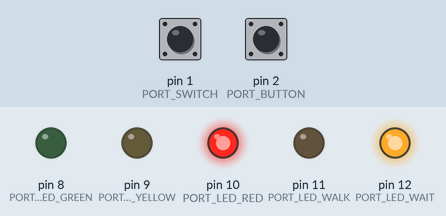
Recording of a sketch running on a simulated Arduino Uno, built with avr-gcc and run on an emulated ATmega328P. Shown: output pins drawn as LEDs (lit = HIGH). The test bench sets the inputs (shaded band); at power-on: pin 1 (PORT_SWITCH) LOW, pin 2 (PORT_BUTTON) LOW.

Above: at 0.1 s.
At 1.7 s:
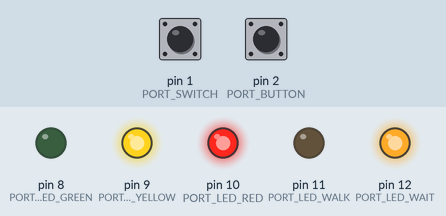
At 2.8 s:
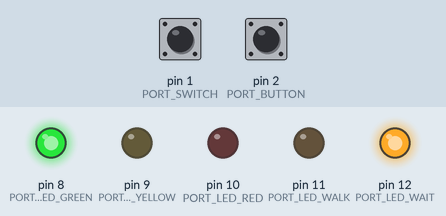
Timing chart, 0 to 4.3 s (numbered marks = the images above):
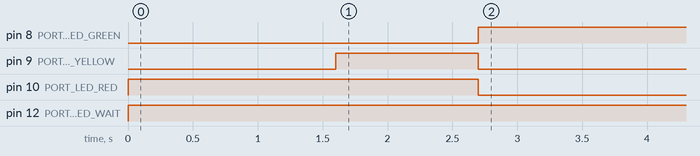

Measured:
- by itself, pin 8 (PORT_LED_GREEN): LOW → HIGH at 2.7 s
- by itself, pin 9 (PORT_LED_YELLOW): LOW → HIGH at 1.6 s, → LOW 1.1 s later
- by itself, pin 10 (PORT_LED_RED): LOW → HIGH at 0.00 s, → LOW 2.7 s later
- by itself, pin 12 (PORT_LED_WAIT): LOW → HIGH at 0.00 s

The sketch:

TrafficLight.ino
```cpp
/******************************************************************************
 * Sketch for Simulation a Trffic Light                                       *
 * TrafficLight.ino                                                           *
 *                                                                            *
 * Module: "Embedded Systems II" - Uebung 3-05                                *
 *                                                                            *
 * Hochschule Mittweida, INW                                                  *
 * Prof. J. Thomanek                                                          *
 *                                                                            *
 ******************************************************************************/

// Include class definition of Traffic Control
#include "CTrafficControl.h"

// ----------------------------------------------------------------------------
//   C O N S T A N T S    D E F I N I T I O N S
// ----------------------------------------------------------------------------

//  Port definitions
// ----------------------------------------------------------------------------
// traffic light
#define PORT_LED_RED        10
#define PORT_LED_YELLOW      9
#define PORT_LED_GREEN       8

// pedestrian light
#define PORT_LED_WAIT       12
#define PORT_LED_WALK       11

// button for pedestrian
#define PORT_BUTTON          2

// operator switch
#define PORT_SWITCH          1

// ----------------------------------------------------------------------------
//   V A R I A B L E S    D E F I N I T I O N S
// ----------------------------------------------------------------------------

// TrafficControl object
CTrafficControl oTrCntl;

// ----------------------------------------------------------------------------
//   F U N C T I O N S    D E F I N I T I O N S
// ----------------------------------------------------------------------------

//  Interrupt Service Routine for Button
// ----------------------------------------------------------------------------
void MyISR() {
  // Inform CTrafficControl object that button was pressed
  oTrCntl.SetRequest();
}

// ----------------------------------------------------------------------------
//   A R D U I N O  F U N C T I O N S    D E F I N I T I O N S
// ----------------------------------------------------------------------------

//   Initialization function
// ----------------------------------------------------------------------------
void setup() {
  // Set Port modes
  pinMode(PORT_LED_RED,    OUTPUT);
  pinMode(PORT_LED_YELLOW, OUTPUT);
  pinMode(PORT_LED_GREEN,  OUTPUT);
  pinMode(PORT_LED_WAIT,   OUTPUT);
  pinMode(PORT_LED_WALK,   OUTPUT);

  pinMode(PORT_BUTTON, INPUT);
  pinMode(PORT_SWITCH, INPUT);

  // Enable Interrupt for the Button port
  attachInterrupt(digitalPinToInterrupt(PORT_BUTTON), MyISR, RISING);

  // Initialize the Traffic control object
  oTrCntl = CTrafficControl(PORT_LED_RED, PORT_LED_YELLOW, PORT_LED_GREEN,
                            PORT_LED_WAIT, PORT_LED_WALK);
}

//   Cyclic function
// ----------------------------------------------------------------------------
void loop() {
 // First check the operation mode
  // ------------------------------
  if (digitalRead(PORT_SWITCH) == HIGH) {
    // Inform Traffic Control object about Out-Of-Order Mode
    oTrCntl.SetOpMode(0);
  }
  else {
    // Inform Traffic Control object about Normal Mode
    oTrCntl.SetOpMode(1);
  }

  // Process State Machine
  oTrCntl.Process();

  // Wait 100 ms
  delay(100);
}
```

CPedesLight.cpp
```cpp
/******************************************************************************
 * Definition of the CPedesLight class to abstract the pedestrian light       *
 * CPedesLight.cpp                                                            *
 *                                                                            *
 * Module: "Embedded Systems II" - Uebung 3-05                                *
 *                                                                            *
 * Hochschule Mittweida, INW                                                  *
 * Prof. J. Thomanek                                                          *
 *                                                                            *
 ******************************************************************************/
#include "CPedesLight.h"
#include "Arduino.h"

// ----------------------------------------------------------------------------
//  D e f i n i t i o n   M e t h o d s
// ----------------------------------------------------------------------------

// Set state of pedestrian light
void CPedesLight::SetState(StateType_t state) {
 // Stop lamp
  if (state & LIGHTSTATE_STOP_MSK) {
    digitalWrite(m_u8Port_Stop, HIGH);
  }
  else {
    digitalWrite(m_u8Port_Stop, LOW);
  }

  // Walk lamp
  if (state & LIGHTSTATE_GO_MSK) {
    digitalWrite(m_u8Port_Go, HIGH);
  }
  else {
    digitalWrite(m_u8Port_Go, LOW);
  }
}
```

CPedesLight.h
```cpp
/******************************************************************************
 * Declaration of the CPedesLight class to abstract the pedestrian light      *
 * CPedesLight.h                                                              *
 *                                                                            *
 * Module: "Embedded Systems II" - Uebung 3-05                                *
 *                                                                            *
 * Hochschule Mittweida, INW                                                  *
 * Prof. J. Thomanek                                                          *
 *                                                                            *
 ******************************************************************************/
// please include this file only once
#pragma once

// ----------------------------------------------------------------------------
//  D E F I N E S
// ----------------------------------------------------------------------------
// Bit masks for the pedestrian light
#define LIGHTSTATE_STOP_MSK   0x01 // Bit 0: Stop - do not walk
#define LIGHTSTATE_GO_MSK     0x02 // Bit 1: Go - can walk

// ----------------------------------------------------------------------------
//  C L A S S     D E C L R A T I O N
// ----------------------------------------------------------------------------
class CPedesLight {

public:

  // --------------------------------------------------------------
  //  T Y P E  D E F I N I T I O N S
  // --------------------------------------------------------------
  // To specify the different state of the traffic light
  typedef enum {
    PL_STATE_OFF  = 0x00,
    PL_STATE_WAIT = LIGHTSTATE_STOP_MSK,
    PL_STATE_WALK = LIGHTSTATE_GO_MSK
  }StateType_t;

  // --------------------------------------------------------------
  //  C o n s t r u c t o r s   D e c l a r a t i o n
  // --------------------------------------------------------------
  CPedesLight() : m_u8Port_Stop(12),
                  m_u8Port_Go(11) {}

  CPedesLight(unsigned char ptStop,
              unsigned char ptGo) : m_u8Port_Stop(ptStop),
                                    m_u8Port_Go(ptGo) {}


  // --------------------------------------------------------------
  //  P u b l i c   M e t h o d s   De c l a r a t i o n
  // --------------------------------------------------------------
  // Set the traffic light state
  void SetState(StateType_t state);

private:

  unsigned char m_u8Port_Stop; // Pin number where the red LED is connected
  unsigned char m_u8Port_Go;   // Pin number where the green LED is connected
};
```

CTrafficControl.cpp
```cpp
/******************************************************************************
 * Definition of the TrafficControl class to define the state machine         *
 * CTrafficControl.cpp                                                        *
 *                                                                            *
 * Module: "Embedded Systems II" - Uebung 3-05                                *
 *                                                                            *
 * Hochschule Mittweida, INW                                                  *
 * Prof. J. Thomanek                                                          *
 *                                                                            *
 ******************************************************************************/
#include "CTrafficControl.h"
#include "arduino.h"


// ----------------------------------------------------------------------------
//  L o c a l   D e f i n e s (C o n s t a n t s)
// ----------------------------------------------------------------------------

//  State machine states
// ----------------------------------------------------------------------------
// masks
#define STATE_LEVEL1_MSK 0x0F   // level 1: On/Off-Modus
#define STATE_LEVEL2_MSK 0xFF   // level 2: different lights

// level 1
#define STATE_OP_OFF 0x00       // No-operation (yellow flashing)
#define STATE_OP_ON  0x01       // Normal operation

// level 2
#define STATE_YELLOW_OFF  (STATE_OP_OFF | 0x10)  // Yellow-Flashing Off
#define STATE_YELLOW_ON   (STATE_OP_OFF | 0x20)  // Yellow-Flashing On

#define STATE_TRAFFIC_STOP_A  (STATE_OP_ON | 0x10)
#define STATE_TRAFFIC_STOP_B  (STATE_OP_ON | 0x20)
#define STATE_READY_TO_DRIVE  (STATE_OP_ON | 0x30)
#define STATE_TRAFFIC_GO_MIN  (STATE_OP_ON | 0x40)
#define STATE_TRAFFIC_GO_MAX  (STATE_OP_ON | 0x50)
#define STATE_READY_TO_STOP   (STATE_OP_ON | 0x60)
#define STATE_PEDESTRIAN_WALK (STATE_OP_ON | 0x70)


//  Times in 100 ms
// ----------------------------------------------------------------------------
#define TIME_OP_OFF_YELLOW       5  // 0.5s - time of flashing yellow
                                    // (out of order)

#define TIME_OP_ON_RDY_TO_DRV   10  //   1s - time of red/yellow
#define TIME_OP_ON_RDY_TO_STP   10  //   1s - time of yellow
#define TIME_OP_ON_GO_MIN      100  //  10s - minimum time of green

#define TIME_OP_ON_PEDEST_SAFE  15  // 1.5s - safety time between red and walk
#define TIME_OP_ON_PEDEST_WALK  50  //  5s   - time of pedestrian walking


// ----------------------------------------------------------------------------
//  D e f i n i t i o n   C o n s t r u c t o r s
// ----------------------------------------------------------------------------
CTrafficControl::CTrafficControl() : m_u8State(STATE_YELLOW_OFF),
                                     m_u8Timer(TIME_OP_OFF_YELLOW),
                                     m_u8Operation(0),
                                     m_bSigRequest(false) { }

CTrafficControl::CTrafficControl(unsigned char ptRed,
                                 unsigned char ptYellow,
                                 unsigned char ptGreen,
                                 unsigned char ptStop,
                                 unsigned char ptGo) : m_u8State(STATE_YELLOW_OFF),
                                                       m_u8Timer(TIME_OP_OFF_YELLOW),
                                                       m_u8Operation(0),
                                                       m_bSigRequest(false)
{
   m_oPdLght = CPedesLight(ptStop, ptGo);
   m_oTrLght = CTrafficLight(ptRed, ptYellow, ptGreen);
}


// ----------------------------------------------------------------------------
//  D e f i n i t i o n   M e t h o d s
// ----------------------------------------------------------------------------

void CTrafficControl::Process() {

  // Check level 1
  // -------------
  // if Operation Mode is ON
  if ((m_u8State & STATE_LEVEL1_MSK) == STATE_OP_ON) {

    // Check level 2
    switch (m_u8State & STATE_LEVEL2_MSK) {
      //
      case STATE_TRAFFIC_STOP_A:

        if ((m_u8Timer == 0) && (m_u8Operation == 0)) {
          m_u8State = STATE_OP_OFF;
        }

        else if (m_u8Timer == 0) {
          m_oPdLght.SetState(CPedesLight::PL_STATE_WALK);
          m_u8Timer = TIME_OP_ON_PEDEST_WALK;
          m_u8State = STATE_PEDESTRIAN_WALK;
        }
        else {
          m_u8Timer--;
        }
      break;

      case STATE_TRAFFIC_STOP_B:
        if (m_u8Timer == 0) {
          m_oTrLght.SetState(CTrafficLight::TL_STATE_RED_YELLOW);
          m_u8Timer = TIME_OP_ON_RDY_TO_DRV;
          m_u8State = STATE_READY_TO_DRIVE;
        }
        else {
          m_u8Timer--;
        }
      break;

      case STATE_READY_TO_DRIVE:
        if (m_u8Timer == 0) {
          m_oTrLght.SetState(CTrafficLight::TL_STATE_GREEN);
          m_u8Timer = TIME_OP_ON_GO_MIN;
          m_u8State = STATE_TRAFFIC_GO_MIN;
        }
        else {
          m_u8Timer--;
        }
      break;

      case STATE_TRAFFIC_GO_MIN:
        if (m_u8Timer == 0) {
          m_u8State = STATE_TRAFFIC_GO_MAX;
        }
        else {
          m_u8Timer--;
        }
      break;

      case STATE_TRAFFIC_GO_MAX:
        if ((m_bSigRequest == true) || (m_u8Operation == 0)) {
          m_oTrLght.SetState(CTrafficLight::TL_STATE_YELLOW);
          m_u8Timer = TIME_OP_ON_RDY_TO_STP;
          m_u8State = STATE_READY_TO_STOP;
        }
       break;

      case STATE_READY_TO_STOP:
        if (m_u8Timer == 0) {
          m_oTrLght.SetState(CTrafficLight::TL_STATE_RED);
          m_u8Timer = TIME_OP_ON_PEDEST_SAFE;
          m_u8State = STATE_TRAFFIC_STOP_A;
        }
        else {
          m_u8Timer--;
        }
      break;

      case STATE_PEDESTRIAN_WALK:
        if (m_u8Timer == 0) {
          m_oPdLght.SetState(CPedesLight::PL_STATE_WAIT);
          m_bSigRequest = false;
          m_u8Timer = TIME_OP_ON_PEDEST_SAFE;
          m_u8State = STATE_TRAFFIC_STOP_B;
        }
        else {
          m_u8Timer--;
        }
      break;

      default:
      break;
    }
  }

  // if Operation Mode is Out-of-order
  else {
    // System is switched on
    if (m_u8Operation == 1) {
      m_u8State = STATE_OP_ON;
    }

    // check level 2
    else if ((m_u8State & STATE_LEVEL2_MSK) == STATE_YELLOW_ON) {
      if (m_u8Timer == 0) {
        m_oTrLght.SetState(CTrafficLight::TL_STATE_OFF);
        m_u8Timer = TIME_OP_OFF_YELLOW;
        m_u8State = STATE_YELLOW_OFF;
      }
      else {
        m_u8Timer--;
      }
    }
    else {
      if (m_u8Timer == 0) {
        m_oTrLght.SetState(CTrafficLight::TL_STATE_YELLOW);
        m_u8Timer = TIME_OP_OFF_YELLOW;
        m_u8State = STATE_YELLOW_ON;
      }
      else {
        m_u8Timer--;
      }
    }
  }

  // Initial transition - Set internal state
  // Normal operation:
  if (m_u8State == STATE_OP_ON) {
    m_oTrLght.SetState(CTrafficLight::TL_STATE_RED);
    m_oPdLght.SetState(CPedesLight::PL_STATE_WAIT);
    m_u8Timer = TIME_OP_ON_PEDEST_SAFE;
    m_u8State = STATE_TRAFFIC_STOP_B;
  }
  // No operation
  else if (m_u8State == STATE_OP_OFF) {
    m_oTrLght.SetState(CTrafficLight::TL_STATE_OFF);
    m_oPdLght.SetState(CPedesLight::PL_STATE_OFF);
    m_u8Timer = TIME_OP_OFF_YELLOW;
    m_u8State = STATE_YELLOW_OFF;
  }

}
```

CTrafficControl.h
```cpp
/******************************************************************************
 * Declaration of the TrafficControl class to define the state machine        *
 * CTrafficControl.h                                                          *
 *                                                                            *
 * Module: "Embedded Systems II" - Uebung 3-05                                *
 *                                                                            *
 * Hochschule Mittweida, INW                                                  *
 * Prof. J. Thomanek                                                          *
 *                                                                            *
 ******************************************************************************/
// please include this file only once
#pragma once

#include "CTrafficLight.h"
#include "CPedesLight.h"

// ----------------------------------------------------------------------------
//  C L A S S     D E C L R A T I O N
// ----------------------------------------------------------------------------
class CTrafficControl {

public:

  // --------------------------------------------------------------
  //  C o n s t r u c t o r s   D e c l a r a t i o n
  // --------------------------------------------------------------
  CTrafficControl();

  CTrafficControl(unsigned char ptRed,
                  unsigned char ptYellow,
                  unsigned char ptGreen,
                  unsigned char ptStop,
                  unsigned char ptGo);


  // --------------------------------------------------------------
  //  P u b l i c   M e t h o d s   De c l a r a t i o n
  // --------------------------------------------------------------
  // To process the state machine - must be called cyclically
  // by the application
  void Process();

  // Set functions
  void SetRequest()                {m_bSigRequest = true;}
  void SetOpMode(unsigned char op) {m_u8Operation = op;}

private:

  // --------------------------------------------------------------
  //  P r i v a t e   A t t r i b u t e s
  // --------------------------------------------------------------

  unsigned char m_u8State;     // State Machine variable
  unsigned char m_u8Timer;     // Counter variable in 100 ms ticks
  unsigned char m_u8Operation; // Operation Mode: Out-of-order or Normal operation
  bool          m_bSigRequest; // Button pressed flag

  CPedesLight   m_oPdLght;     // Pedestrian light object
  CTrafficLight m_oTrLght;     // Traffic light object
};
```

Source omitted: CTrafficLight.cpp (1635 bytes), CTrafficLight.h (3102 bytes)
